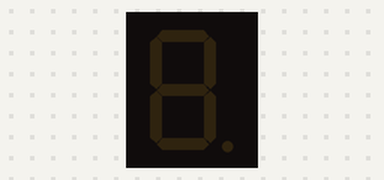
Simulated run of this program. Board: Raspberry Pi Pico running MicroPython. Parts: 1-digit seven-segment display. The segment pins are drawn as the display they are named for.

Above: at 0.1 s.
At 0.6 s:
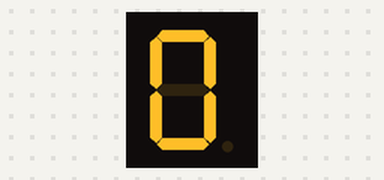
At 1.32 s:
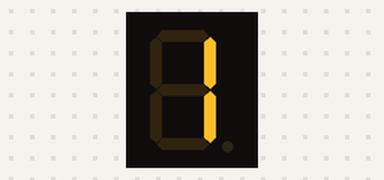
At 2.1 s:
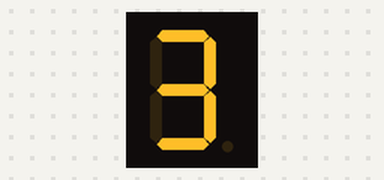
At 3.6 s:
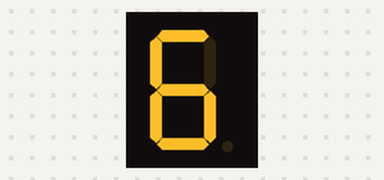
At 5.1 s:
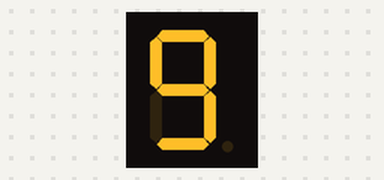

Measured:
- by itself, everything shown: repeats every 5.0 s, in 10 steps
- what the display in image 1 shows lasts 0.6 s, from 0.5 s to 1.1 s

The program:

Ex04-SevenSegmentSingleDigit.py
```python
from machine import Pin, Timer

# Create tuple of the seven segment cathodes.
segs = (Pin('GP0',Pin.OUT), Pin('GP2',Pin.OUT), Pin('GP13',Pin.OUT), Pin('GP14',Pin.OUT),
        Pin('GP15',Pin.OUT), Pin('GP1',Pin.OUT), Pin('GP12',Pin.OUT))
# LED patterns for digits 0-9 (active low)
codes = ((0,0,0,0,0,0,1), (1,0,0,1,1,1,1), (0,0,1,0,0,1,0), (0,0,0,0,1,1,0),
         (1,0,0,1,1,0,0), (0,1,0,0,1,0,0), (0,1,0,0,0,0,0), (0,0,0,1,1,1,1),
         (0,0,0,0,0,0,0), (0,0,0,0,1,0,0))

counter = 0                                   # counter variable to cycle through digits

def digitCounter(timer):
   global counter                             # global needed so we can change the value
   for i in range(7):
      segs[i].value(codes[counter][i])        # Look up LED states needed for this digit
   counter = (counter + 1) % 10               # Increment or reset the counter

tmr = Timer(period = 500, callback=digitCounter)
```
